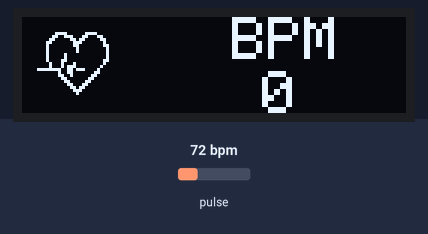
The sketch below on a simulated Arduino Uno, built with avr-gcc and run on an emulated ATmega328P. On the bench: 128×32 one-colour display. The inputs (shaded band) are chosen by the test bench; at power-on: pulse 72 bpm. The display library's start-up logo is not drawn.

Above: at 3.1 s.
At 4.2 s:
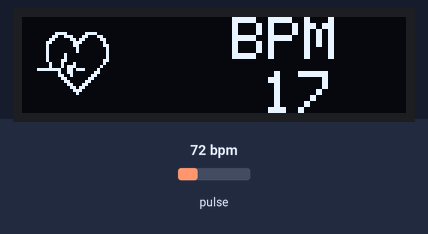
4.3 s: pulse set to 42 bpm
At 6.4 s:
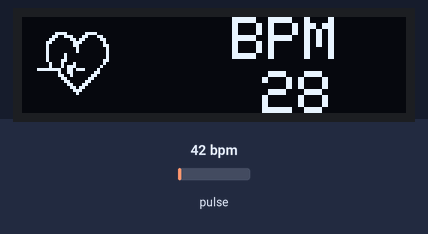
7.3 s: pulse set to 70 bpm
At 8.3 s:
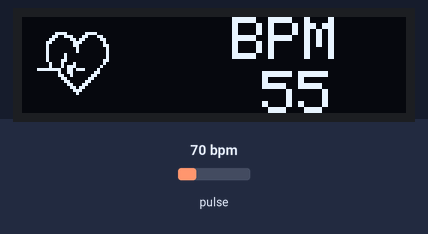
10.0 s: pulse set to 130 bpm
At 10.27 s:
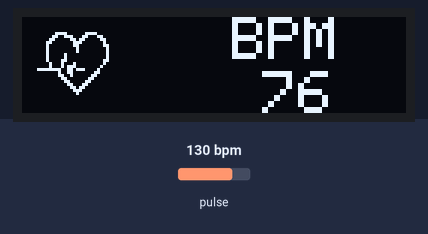
Timing chart, 0 to 13.0 s (numbered marks = the images above; inputs shaded):
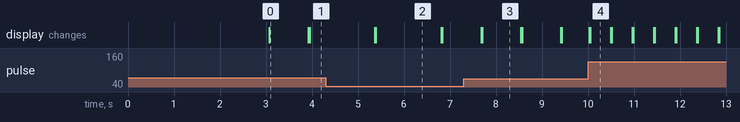

The sketch:

heart_beat_mod.ino
```cpp
#include <Adafruit_GFX.h>
#include <Adafruit_SSD1306.h>
#include <Wire.h>
#include "MAX30105.h"
#include "heartRate.h"
//#include <EEPROM.h>

MAX30105 particleSensor;

const byte RATE_SIZE = 4;
byte rates[RATE_SIZE];
byte rateSpot = 0;
long lastBeat = 0;
float beatsPerMinute;
int beatAvg;
//int temp;
//int x = 1;

#define SCREEN_WIDTH 128
#define SCREEN_HEIGHT 32
#define OLED_RESET    -1

Adafruit_SSD1306 display(SCREEN_WIDTH, SCREEN_HEIGHT, &Wire, OLED_RESET);

static const unsigned char PROGMEM logo2_bmp[] =
{ 0x03, 0xC0, 0xF0, 0x06, 0x71, 0x8C, 0x0C, 0x1B, 0x06, 0x18, 0x0E, 0x02, 0x10, 0x0C, 0x03, 0x10,
0x04, 0x01, 0x10, 0x04, 0x01, 0x10, 0x40, 0x01, 0x10, 0x40, 0x01, 0x10, 0xC0, 0x03, 0x08, 0x88,
0x02, 0x08, 0xB8, 0x04, 0xFF, 0x37, 0x08, 0x01, 0x30, 0x18, 0x01, 0x90, 0x30, 0x00, 0xC0, 0x60,
0x00, 0x60, 0xC0, 0x00, 0x31, 0x80, 0x00, 0x1B, 0x00, 0x00, 0x0E, 0x00, 0x00, 0x04, 0x00,  };

static const unsigned char PROGMEM logo3_bmp[] =
{ 0x01, 0xF0, 0x0F, 0x80, 0x06, 0x1C, 0x38, 0x60, 0x18, 0x06, 0x60, 0x18, 0x10, 0x01, 0x80, 0x08,
0x20, 0x01, 0x80, 0x04, 0x40, 0x00, 0x00, 0x02, 0x40, 0x00, 0x00, 0x02, 0xC0, 0x00, 0x08, 0x03,
0x80, 0x00, 0x08, 0x01, 0x80, 0x00, 0x18, 0x01, 0x80, 0x00, 0x1C, 0x01, 0x80, 0x00, 0x14, 0x00,
0x80, 0x00, 0x14, 0x00, 0x80, 0x00, 0x14, 0x00, 0x40, 0x10, 0x12, 0x00, 0x40, 0x10, 0x12, 0x00,
0x7E, 0x1F, 0x23, 0xFE, 0x03, 0x31, 0xA0, 0x04, 0x01, 0xA0, 0xA0, 0x0C, 0x00, 0xA0, 0xA0, 0x08,
0x00, 0x60, 0xE0, 0x10, 0x00, 0x20, 0x60, 0x20, 0x06, 0x00, 0x40, 0x60, 0x03, 0x00, 0x40, 0xC0,
0x01, 0x80, 0x01, 0x80, 0x00, 0xC0, 0x03, 0x00, 0x00, 0x60, 0x06, 0x00, 0x00, 0x30, 0x0C, 0x00,
0x00, 0x08, 0x10, 0x00, 0x00, 0x06, 0x60, 0x00, 0x00, 0x03, 0xC0, 0x00, 0x00, 0x01, 0x80, 0x00  };


void setup() {
  //Serial.begin(115200);
  display.begin(SSD1306_SWITCHCAPVCC, 0x3C);
  display.display();
  delay(3000);

  //temp=EEPROM.read(6);
  particleSensor.begin(Wire, I2C_SPEED_FAST);
  particleSensor.setup();
  //particleSensor.enableDIETEMPRDY();


  particleSensor.setPulseAmplitudeRed(0x0A);

}

void loop() {
 long irValue = particleSensor.getIR();
 //int temp = particleSensor.readTemperature();


if(irValue > 7000){

    //temperat=temp;
    //EEPROM.write(6,temperat);
    display.clearDisplay();
    display.drawBitmap(5, 5, logo2_bmp, 24, 21, WHITE);
    display.setTextSize(2);
    display.setTextColor(WHITE);
    display.setCursor(70,0);
    display.println("BPM");
    display.setCursor(80,18);
    display.println(beatAvg);
    //display.setCursor(55,10);
    //display.println(temp);

    display.display();


  if (checkForBeat(irValue) == true)
  {
    display.clearDisplay();
    display.drawBitmap(0, 0, logo3_bmp, 32, 32, WHITE);
    display.setTextSize(2);
    display.setTextColor(WHITE);
    display.setCursor(70,0);
    display.println("BPM");
    display.setCursor(80,18);
    display.println(beatAvg);
    display.setCursor(55,10);
    //display.println(temp);
    display.display();


    //We sensed a beat!
    long delta = millis() - lastBeat;
    lastBeat = millis();

    beatsPerMinute = 60 / (delta / 1000.0);

    if (beatsPerMinute < 255 && beatsPerMinute > 20)
    {
      rates[rateSpot++] = (byte)beatsPerMinute;
      rateSpot %= RATE_SIZE; //Wrap variable

      //Take average of readings
      beatAvg = 0;
      for (byte x = 0 ; x < RATE_SIZE ; x++)
        beatAvg += rates[x];
      beatAvg /= RATE_SIZE;
    }
   // Serial.println("Temperaturer in C* =");
   // Serial.print(temp, 4);
  }


}


  if (irValue < 7000){
     beatAvg=0;
     display.clearDisplay();
     display.setTextSize(1);
     display.setTextColor(WHITE);
     display.setCursor(10,5);
     display.println("Please Place ");
     display.setCursor(10,15);
     display.println("your finger");
     display.setCursor(10,25);
     display.println("on sensor");
     display.setCursor(100,15);
     display.println("* *");
     display.setCursor(105,25);
      display.println("-");
     display.display();

     }

}
```

Measured:
- what the display in image 0 shows lasts 0.8 s, from 3.1 s to 3.9 s
- what the display in image 2 shows lasts 1.4 s, from 5.4 s to 6.8 s
- what the display in image 3 shows lasts 0.8 s, from 7.7 s to 8.5 s
- what the display in image 4 shows lasts 0.4 s, from 10.1 s to 10.5 s
